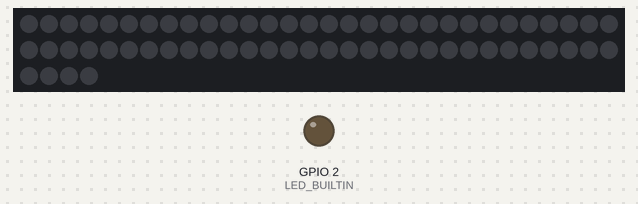
Recording of a program running on a simulated ESP8266 (NodeMCU). Shown: 64 RGB LEDs in strip order, left to right, continuing on the next row, output pins drawn as LEDs (lit = HIGH, except the on-board LED, lit = LOW). WiFi joins after 1.5 s; servers stay silent unless stated; the Firebase database answers and starts empty; what the program prints to the serial monitor is not drawn.

Above: at 1.6 s.
Timing chart, 0 to 3.1 s (numbered marks = the images above):
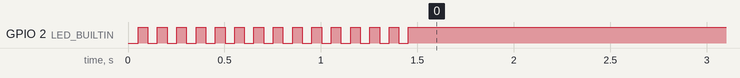

The program:

main.cpp
```cpp
#include <Arduino.h>

#if defined(ESP32)
#include <WiFi.h>
#elif defined(ESP8266)
#include <ESP8266WiFi.h>
#endif
#include <Firebase_ESP_Client.h>
#include <Adafruit_NeoPixel.h>

// Provide the token generation process info.
#include "addons/TokenHelper.h"
// Provide the RTDB payload printing info and other helper functions.
#include "addons/RTDBHelper.h"

#include "Secrets.h"
#include "ConfigNeoPixels.h"
// Define Firebase Data object
FirebaseData firebase;

FirebaseAuth auth;
FirebaseConfig config;

unsigned long sendDataPrevMillis = 0;
int count = 0;
bool signupOK = false;

int Boton = A0;
int Rojo, Verde, Azul = 0;

void setup()
{
  pinMode(LED_BUILTIN, OUTPUT);
  Serial.begin(115200);
  WiFi.begin(WIFI_SSID, WIFI_PASSWORD);
  Serial.print("Connecting to Wi-Fi");
  while (WiFi.status() != WL_CONNECTED)
  {
    Serial.print(".");
    digitalWrite(LED_BUILTIN, 0);
    delay(50);
    digitalWrite(LED_BUILTIN, 1);
    delay(50);
  }
  digitalWrite(LED_BUILTIN, 1);
  Serial.println();
  Serial.print("Connected with IP: ");
  Serial.println(WiFi.localIP());

  Serial.println();

  /* Assign the api key (required) */
  config.api_key = API_KEY;

  /* Assign the RTDB URL (required) */
  config.database_url = DATABASE_URL;

  /* Sign up */
  if (Firebase.signUp(&config, &auth, "", ""))
  {
    Serial.println("Conectado a la Base de Datos!!");
    signupOK = true;
  }
  else
  {
    Serial.printf("%s\n", config.signer.signupError.message.c_str());
  }

  /* Assign the callback function for the long running token generation task */
  config.token_status_callback = tokenStatusCallback; // see addons/TokenHelper.h
  Firebase.begin(&config, &auth);
  Firebase.reconnectWiFi(true);

  Leds.begin();
  Leds.show();
}

void loop()
{

  //////////////////Leyendo Valor del Rojo   //////////////////
  if (Firebase.RTDB.getInt(&firebase, "/Rojo"))
  {
    if (firebase.dataType() == "int")
    {
      Rojo = firebase.intData();
      Serial.print("Rojo: ");
      Serial.println(Rojo);
    }
  }
  else
  {
    Serial.println("Valiod Verga");
  }
  ////////////////Leyendo Valor del Verde  //////////////////
  if (Firebase.RTDB.getInt(&firebase, "/Verde"))
  {
    if (firebase.dataType() == "int")
    {
      Verde = firebase.intData();
      Serial.print("Verde: ");
      Serial.println(Verde);
    }
  }
  else
  {
    Serial.println("Valiod Verga");
  }
  //////////////////Leyendo Valor del Azul   //////////////////
  if (Firebase.RTDB.getInt(&firebase, "/Azul"))
  {
    if (firebase.dataType() == "int")
    {
      Azul = firebase.intData();
      Serial.print("Azul: ");
      Serial.println(Azul);
    }
  }
  else
  {
    Serial.println("Valiod Verga");
  }
  Leds.setBrightness(100);
  // Leds.fill(Leds.Color(255, 0, 0));
  Leds.fill(Leds.Color(Rojo, Verde, Azul));
  Leds.show();
  // Leds.setPixelColor(NumeroPixel, Rojo, Verde, Azul);
  // Serial.print("RGB(");
  // Serial.print(Rojo);
  // Serial.print(",");
  // Serial.print(Verde);
  // Serial.print(",");
  // Serial.print(Azul);
  // Serial.println(")");
}
```

secrets.h
```cpp
// Insert your network credentials
#define WIFI_SSID "CLARO_h9hU3j"
#define WIFI_PASSWORD "7474FB19FD"
// Insert Firebase project API Key
#define API_KEY "AIzaSyBUF5ZzQ4EkSDMw--z6Qj8weVdi2r2qP1o"

// Insert RTDB URLefine the RTDB URL */
#define DATABASE_URL "https://color-picker-1d7f2-default-rtdb.firebaseio.com/"
```

ConfigNeoPixels.h
```cpp
#include <Adafruit_NeoPixel.h>
#define NumeroPixel 64
#define PinLeds 4
// Cantidad de Pixeles, Pin donde se conecte
Adafruit_NeoPixel Leds = Adafruit_NeoPixel(NumeroPixel, PinLeds, NEO_GRB + NEO_KHZ800);
```
